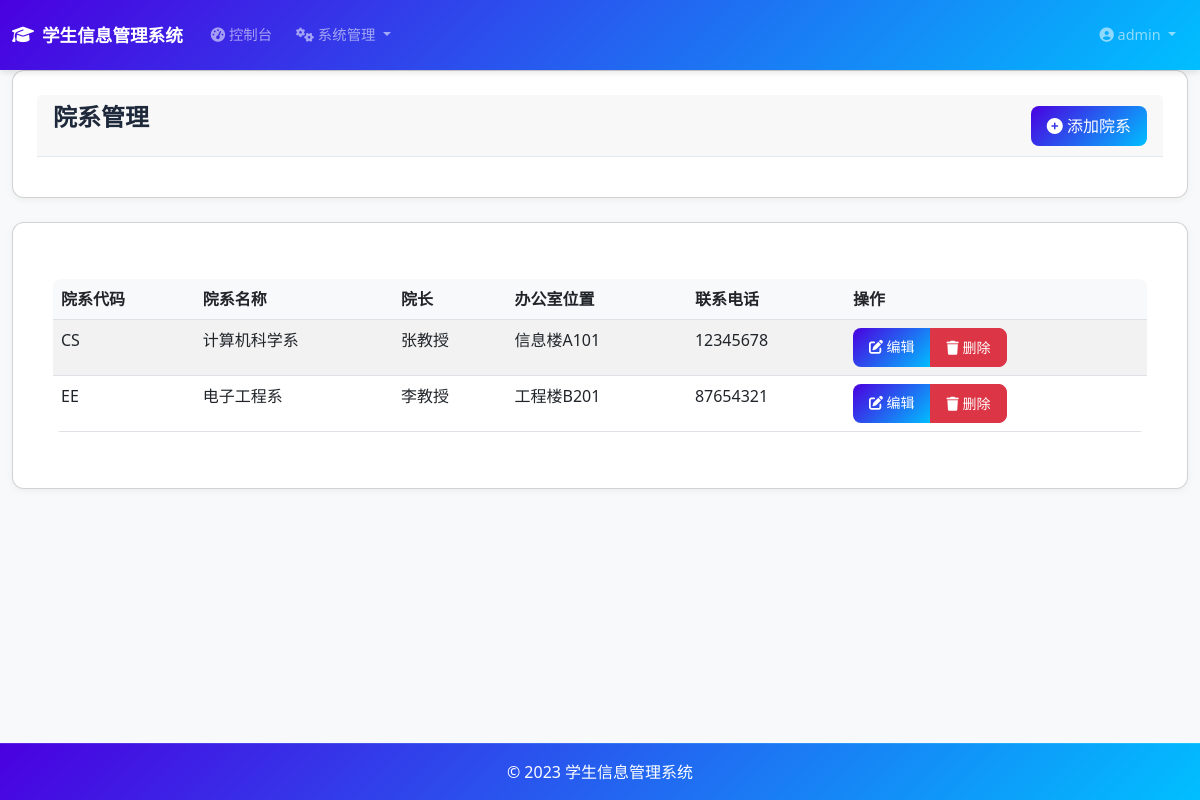
Before: /admin/departments (signed in) with the older database file.
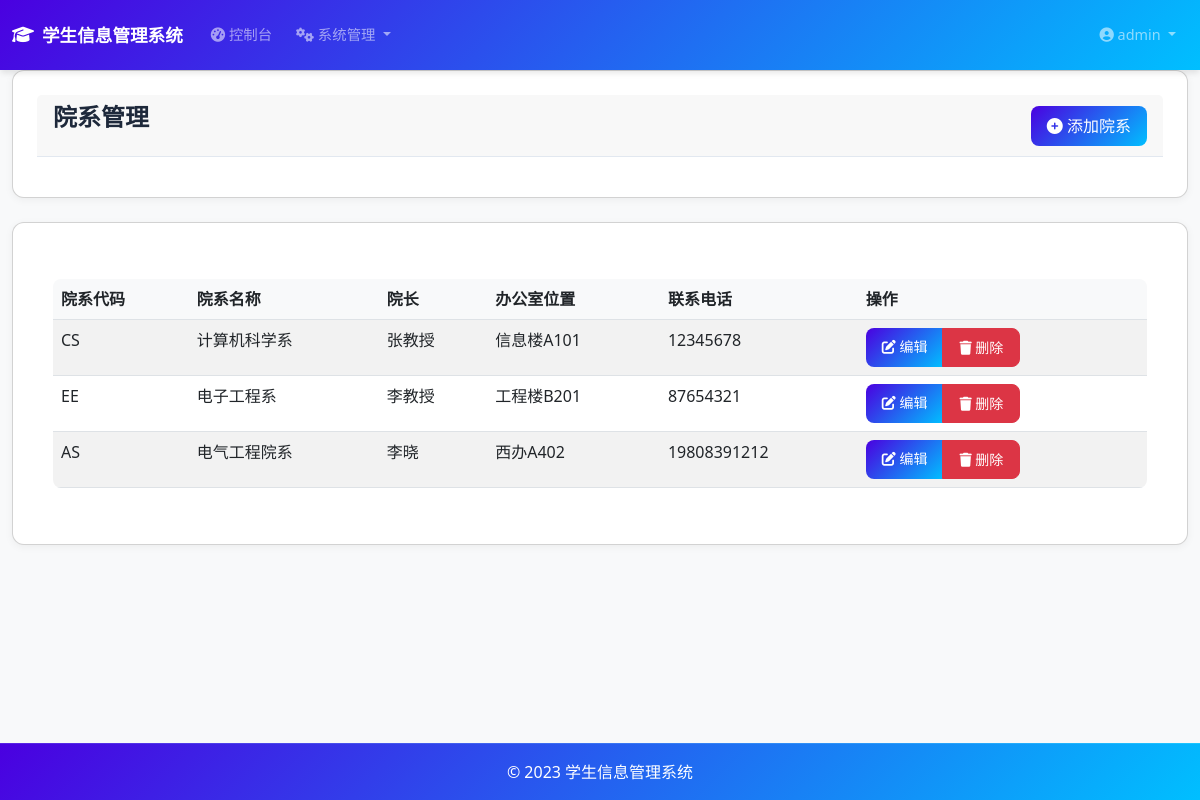
After: the same page with the newer database file.
### models.py (models this page shows, shortened)
class Department(db.Model):
    id = db.Column(db.Integer, primary_key=True)
    dept_code = db.Column(db.String(20), unique=True, nullable=False)
    dept_name = db.Column(db.String(100), nullable=False)
    dean = db.Column(db.String(50))
    office_location = db.Column(db.String(100))
    phone = db.Column(db.String(20))

### app.py (the view)
@app.route('/admin/departments')
@login_required
def list_departments():
    if not current_user.is_admin:
        abort(403)
    departments = Department.query.all()
    return render_template('departments/list.html', departments=departments)

### app.py (called while the page is built)
@login_manager.user_loader
def load_user(user_id):
    if user_id is not None:
        return User.query.get(int(user_id))
    return None

### templates/departments/list.html (shortened to what this page needs)
{% extends "base.html" %}
{% block content %}
<div class="card mb-4">
    <div class="card-header d-flex justify-content-between align-items-center">
        <h1>院系管理</h1>
        <div>
            <a href="{{ url_for('create_department') }}" class="btn btn-primary">
                <i class="fas fa-plus-circle"></i> 添加院系
            </a>
        </div>
    </div>
</div>
<div class="card">
    <div class="card-body">
        {% if departments %}
        <div class="table-responsive">
            <table class="table table-striped table-hover">
                <thead>
                    <tr>
                        <th>院系代码</th>
                        <th>院系名称</th>
                        <th>院长</th>
                        <th>办公室位置</th>
                        <th>联系电话</th>
                        <th>操作</th>
                    </tr>
                </thead>
                <tbody>
                    {% for dept in departments %}
                    <tr>
                        <td>{{ dept.dept_code }}</td>
                        <td>{{ dept.dept_name }}</td>
                        <td>{{ dept.dean or '-' }}</td>
                        <td>{{ dept.office_location or '-' }}</td>
                        <td>{{ dept.phone or '-' }}</td>
                        <td>
                            <div class="btn-group" role="group">
                                <a href="{{ url_for('edit_department', dept_id=dept.id) }}" class="btn btn-primary btn-sm">
                                    <i class="fas fa-edit"></i> 编辑
                                </a>
                                <button type="button" class="btn btn-danger btn-sm" data-bs-toggle="modal" data-bs-target="#deleteModal{{ dept.id }}">
                                    <i class="fas fa-trash"></i> 删除
                                </button>
                            </div>
                        </td>
                    </tr>
                    {% endfor %}
                </tbody>
            </table>
        </div>
        {% else %}
        <div class="alert alert-info">
            <i class="fas fa-info-circle"></i> 暂无院系信息
        </div>
        {% endif %}
    </div>
</div>
{% endblock %}

Changed rows visible on the page:
added Department: dept_code "AS", dept_name "电气工程院系", dean "李晓", office_location "西办A402", phone "19808391212"
